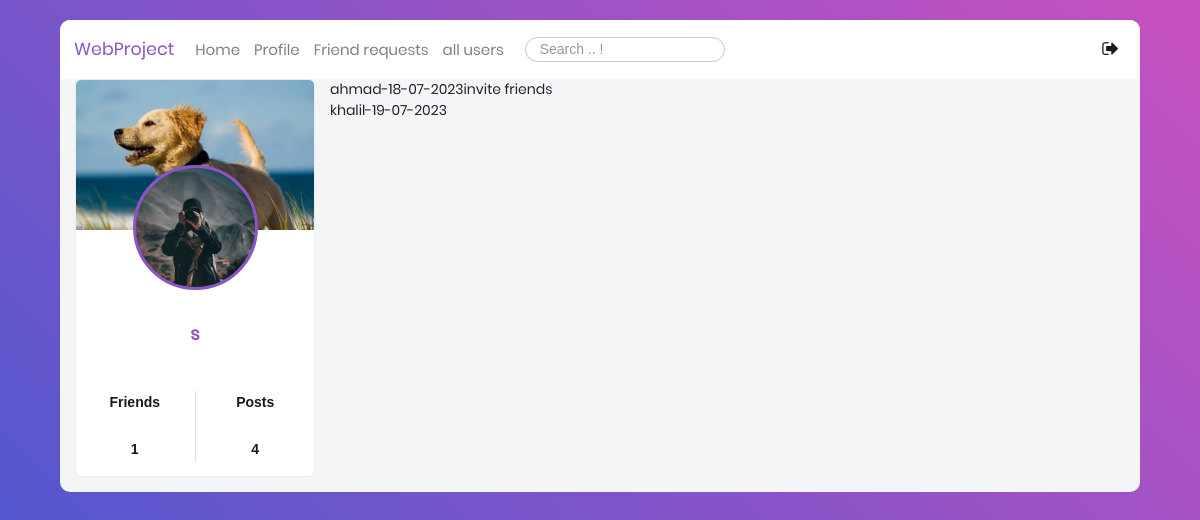
The page /to-invite/ (signed in) on the database its author committed.
### users/models.py (models this page shows, shortened)
class Profile(models.Model):
    user = models.OneToOneField(User, on_delete=models.CASCADE)
    image = models.ImageField(default='default.jpg', upload_to='profile_pics')
    bgimage = models.ImageField(default='default.jpg', upload_to='bg_pics')
    friends = models.ManyToManyField(User, blank=True, related_name='friends')
    slug = models.SlugField(unique=True,default=uuid.uuid1)
    forget_password_token= models.CharField(max_length=100)
    updated = models.DateTimeField( auto_now=True)
    created = models.DateTimeField( auto_now_add=True)
    objects = ProfileManager()
    def __str__(self):
        return f"{self.user.username}-{self.created.strftime('%d-%m-%Y')}"
    def get_friends_no(self):
        return self.friends.all().count()
    def get_posts_no(self):
        return self.posts.all().count()

### users/views.py (the view)
# urls.py: path('to-invite/', views.invite_profiles_list_view, name="invite-profiles-view"),
@login_required
def invite_profiles_list_view(request):
    user = request.user
    qs = Profile.objects.get_all_profiles_to_invite(user)
    context = {"qs": qs}
    return render(request, "users/to_invite_list.html", context)

### users/models.py (called while the page is built)
    def get_all_profiles_to_invite(self, sender):
        profiles = Profile.objects.all().exclude(user=sender)
        profile = Profile.objects.get(user=sender)
        qs = Relationship.objects.filter(Q(sender=profile) | Q(receiver=profile))
        print(qs)
        print("#########")
        accepted = set([])
        for rel in qs:
            if rel.status == 'accepted':
                accepted.add(rel.receiver)
                accepted.add(rel.sender)
        print(accepted)
        print("#########")
        available = [profile for profile in profiles if profile not in accepted]
        print(available)
        print("#########")
        return available

    def __str__(self):
        return f"{self.sender}-{self.receiver}-{self.status}"

### users/templates/users/to_invite_list.html
{% extends 'blog/base.html' %}
{% block title %}
invite friends
{% endblock title %}
{% block content %}
    <ul>
        {% for item in qs %}
            <li>{{item}}</li>
        {% endfor %}
    </ul>
{% endblock content %}

### blog/templates/blog/base.html (shortened to what this page needs)
{% load static %}
<!DOCTYPE html>
<html class="no-js" lang="en">
  <head>
             <link
      rel="stylesheet"
      type="text/css"
      href="https://cdnjs.cloudflare.com/ajax/libs/semantic-ui/2.2.14/semantic.min.css"
    />
    <link
      rel="stylesheet"
      href="{% static 'blog/css/vendor/bootstrap.min.css' %} "
    />
    <link
      rel="stylesheet"
      href="{% static 'blog/css/vendor/font-awesome.min.css' %}"
    />
    <link rel="stylesheet" href="{% static 'blog/css/vendor/animate.css' %}" />
    <link
      rel="stylesheet"
      href="{% static 'blog/css/vendor/hamburgers.min.css' %}"
    />
    <link rel="stylesheet" href="{% static 'blog/css/util.css' %}" />
    <link rel="stylesheet" href="{% static 'blog/css/normalize.css' %}" />
    <link rel="stylesheet" href="{% static 'blog/css/main.css' %}" />
  </head>
  <body hx-headers = "{'X-CSRFToken' : '{{ csrf_token }}'} ">
    <div class="limiter">
      <div class="container-login100" style="align-items: flex-start;">
        <div class="wrap-main">
          <div class="container-fluid">
            <div class="row">
              <nav class="navbar navbar-expand-lg navbar-light bgwhite">
                <a
                  class="navbar-brand ProjectColor"
                  href="{% url 'blog-home' %}"
                  >WebProject</a
                >
                <div
                  class="collapse navbar-collapse"
                  id="navbarSupportedContent"
                >
                  <ul class="navbar-nav mr-auto">
                    <li class="nav-item ">
                      <a class="nav-link fs-15" href="{% url 'blog-home' %}"
                        >Home <span class="sr-only">(current)</span></a
                      >
                    </li>
                    <li class="nav-item">
                      <a class="nav-link fs-15" href="{% url 'profile' %}"
                        >Profile</a
                      >
                    </li>
                    <li class="nav-item">
                      <a
                        class="nav-link fs-15"
                        href="{% url 'my-invites-view' %}"
                        >Friend requests</a
                      >
                    </li>
                    <li class="nav-item">
                      <a
                        class="nav-link fs-15"
                        href="{% url 'all-profiles-view' %}"
                        >all users</a
                      >
                    </li>
                    <li class="nav-item pt-2 pl-3">
                      <form
                        action="{% url 'search' %}"
                        method="POST"
                        id="search"
                      >
                        <input
                          type="search"
                          name="searched"
                          class="p-1 fs-14 pl-3 input-border"
                          placeholder="Search .. !"
                        />
                      </form>
                    </li>
                  </ul>
                  <div class="form-inline my-2 my-lg-0">
                    <ul class="navbar-nav mr-auto">
                      <li class="nav-item active">
                        <a
                          class="nav-link fs-18"
                          href="{% url 'blog-logout' %}"
                          data-toggle="tooltip"
                          data-placement="top"
                          ><i class="fa fa-sign-out" aria-hidden="true"></i
                        ></a>
                      </li>
                    </ul>
                  </div>
                </div>
              </nav>
              <div class="col-sm-3 mobile-hidden">
          <div class="main-block">
            <div
              class="coverPicture"
              style="background: url('{{ user.profile.bgimage.url }}');"
            ></div>
            <div
              class="profilePicture"
              style="background: url('{{ user.profile.image.url }}');"
            ></div>
            <div class="FullName text-center fs-18 ProjectColor">
              {{ user }}
            </div>
            <div class="row statistic text-center fs-16 p-3">
              <div class="col">
                <p>Friends</p>
                <br />
                <p>{{ user.profile.get_friends_no }}</p>
              </div>
              <div class="col border-left">
                <p>Posts</p>
                <br />
                <p>{{ user.profile.get_posts_no }}</p>
              </div>
            </div>
          </div>
        </div>
        {% block content %} {% endblock content %} {% block title %}
          {% endblock title %} {% block scripts %} {% endblock scripts %}
            </div>
          </div>
        </div>
      </div>
    </div>
  </body>
</html>

### blog/static/blog/css/main.css (style rules this page uses)
* { margin: 0px; padding: 0px; box-sizing: border-box; }
body, html { height: 100%; font-family: Poppins-Regular, sans-serif; }
a { font-family: Poppins-Regular; font-size: 14px; line-height: 1.7; color: #666666; margin: 0px; transition: all 0.4s; -webkit-transition: all 0.4s; -o-transition: all 0.4s; -moz-transition: all 0.4s; }
p { font-family: Poppins-Regular; font-size: 14px; line-height: 1.7; color: #666666; margin: 0px; }
ul, li { margin: 0px; list-style-type: none; }
input { outline: none; border: none; }
.limiter { width: 100%; margin: 0 auto; }
.container-login100 { width: 100%; min-height: 100vh; display: -webkit-box; display: -webkit-flex; display: -moz-box; display: -ms-flexbox; display: flex; flex-wrap: wrap; justify-content: center; align-items: flex-start; padding: 0; background: #9053c7; background: -webkit-linear-gradient(-135deg, #c850c0, #4158d0); background: -o-linear-gradient(-135deg, #c850c0, #4158d0); background: -moz-linear-gradient(-135deg, #c850c0, #4158d0); background: linear-gradient(-135deg, #c850c0, #4158d0); }
.wrap-main { width: 90%; background: #f3f5f7; border-radius: 10px; overflow: hidden; justify-content: space-between; margin-top: 20px; margin-bottom: 20px; }
nav { width: 100%; }
.main-block { background: #fff; border-radius: 5px; border: 1px solid #ebebeb; margin-bottom: 15px; }
.coverPicture { border-top-left-radius: 5px; -moz-border-radius-topleft: 5px; border-top-right-radius: 5px; -moz-border-radius-topright: 5px; height: 150px; background-size: cover !important; background-position: center top !important; }
.profilePicture { border-radius: 50%; height: 125px; width: 125px; margin: 0 auto; margin-top: -65px; border: 3px solid #8B54C7; background-size: cover !important; background-position: center top !important; }
.ProjectColor { color:#8B54C7 !important; }
.FullName { font-weight: 600; padding: 30px; }
.statistic p { font-weight: 600; color: rgba(0,0,0,.9); font-family: "Cairo", sans-serif !important; }
.input-border { border-radius: 25px !important; border: 1px solid #c6c8ca !important; }

### rows shown on the page
Profile: user+created "ahmad-18-07-2023"
Profile: user+created "khalil-19-07-2023"

### other values the page prints
{{ user }} "s"
{{ user.profile.get_friends_no }} "1"
{{ user.profile.get_posts_no }} "4"
